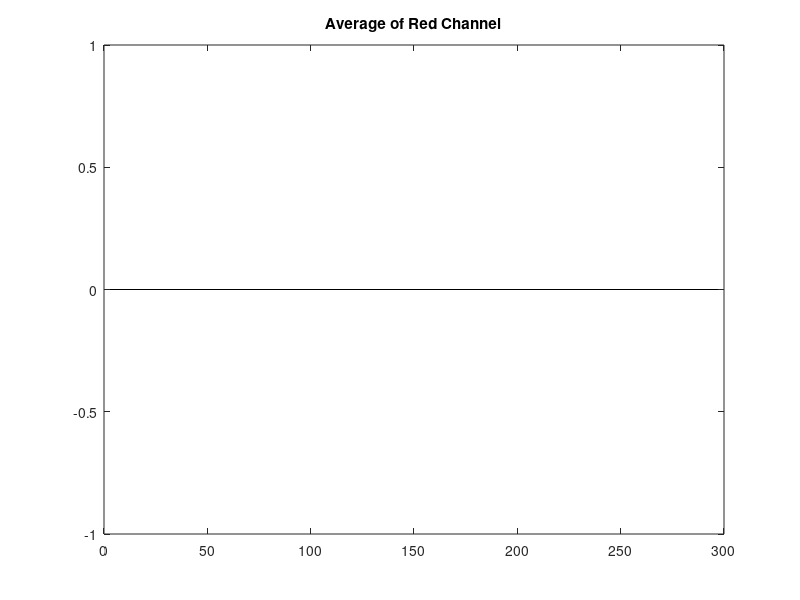

Reproduce this figure in MATLAB.
image_dir = 'C:\Users\Firda Sabrina\Documents\Kuli-Ah\TUGAS KULIAH\TUGAS SEM 6\Pengolahan Citra Biomedika\TUBES\MATLAB\testing';

image_files = dir(fullfile(image_dir, '*.png'));

sum_histogram = zeros(256, 1);

for idx = 1:length(image_files)
    fullFileName = fullfile(image_files(idx).folder, image_files(idx).name);

    img = imread(fullFileName);

    redChannel = rgb_image(:,:,1);
    [counts, ~] = imhist(redChannel);
    sum_histogram = sum_histogram + counts;
end

%calculate avg histogram
average_hist = sum_histogram/length(image_files);
figure;
bar(average_hist);
title("Average of Red Channel");